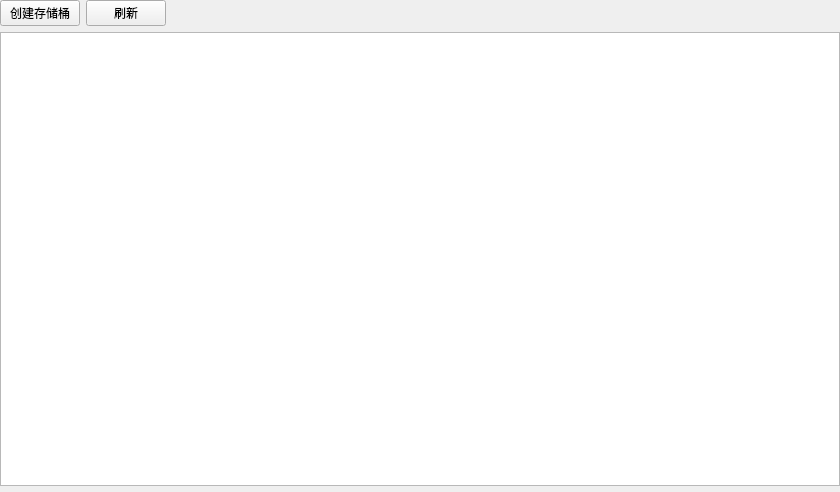
<?xml version="1.0" encoding="UTF-8"?>
<ui version="4.0">
 <class>UiBucketsTableWidget</class>
 <widget class="QWidget" name="UiBucketsTableWidget">
  <property name="geometry">
   <rect>
    <x>0</x>
    <y>0</y>
    <width>840</width>
    <height>492</height>
   </rect>
  </property>
  <property name="windowTitle">
   <string>Form</string>
  </property>
  <layout class="QVBoxLayout" name="verticalLayout">
   <property name="leftMargin">
    <number>0</number>
   </property>
   <property name="topMargin">
    <number>0</number>
   </property>
   <property name="rightMargin">
    <number>0</number>
   </property>
   <property name="bottomMargin">
    <number>0</number>
   </property>
   <item>
    <widget class="QWidget" name="widgetTools" native="true">
     <layout class="QHBoxLayout" name="horizontalLayout">
      <property name="leftMargin">
       <number>0</number>
      </property>
      <property name="topMargin">
       <number>0</number>
      </property>
      <property name="rightMargin">
       <number>0</number>
      </property>
      <property name="bottomMargin">
       <number>0</number>
      </property>
      <item>
       <widget class="UiPushButton" name="btnCreateBucket">
        <property name="minimumSize">
         <size>
          <width>80</width>
          <height>0</height>
         </size>
        </property>
        <property name="maximumSize">
         <size>
          <width>100</width>
          <height>16777215</height>
         </size>
        </property>
        <property name="text">
         <string>创建存储桶</string>
        </property>
       </widget>
      </item>
      <item>
       <widget class="UiPushButton" name="btnRefresh">
        <property name="text">
         <string>刷新</string>
        </property>
       </widget>
      </item>
      <item>
       <spacer name="horizontalSpacer">
        <property name="orientation">
         <enum>Qt::Orientation::Horizontal</enum>
        </property>
        <property name="sizeHint" stdset="0">
         <size>
          <width>40</width>
          <height>20</height>
         </size>
        </property>
       </spacer>
      </item>
     </layout>
    </widget>
   </item>
   <item>
    <widget class="QTableView" name="tableView">
     <property name="selectionBehavior">
      <enum>QAbstractItemView::SelectionBehavior::SelectRows</enum>
     </property>
     <property name="showGrid">
      <bool>false</bool>
     </property>
    </widget>
   </item>
   <item>
    <widget class="UiPageWidget" name="widgetPage" native="true"/>
   </item>
  </layout>
 </widget>
 <customwidgets>
  <customwidget>
   <class>UiPageWidget</class>
   <extends>QWidget</extends>
   <header>src/fend/uicom/uipagewidget.h</header>
   <container>1</container>
  </customwidget>
  <customwidget>
   <class>UiPushButton</class>
   <extends>QPushButton</extends>
   <header location="global">src/fend/uicom/uipushbutton.h</header>
  </customwidget>
 </customwidgets>
 <resources/>
 <connections/>
</ui>
